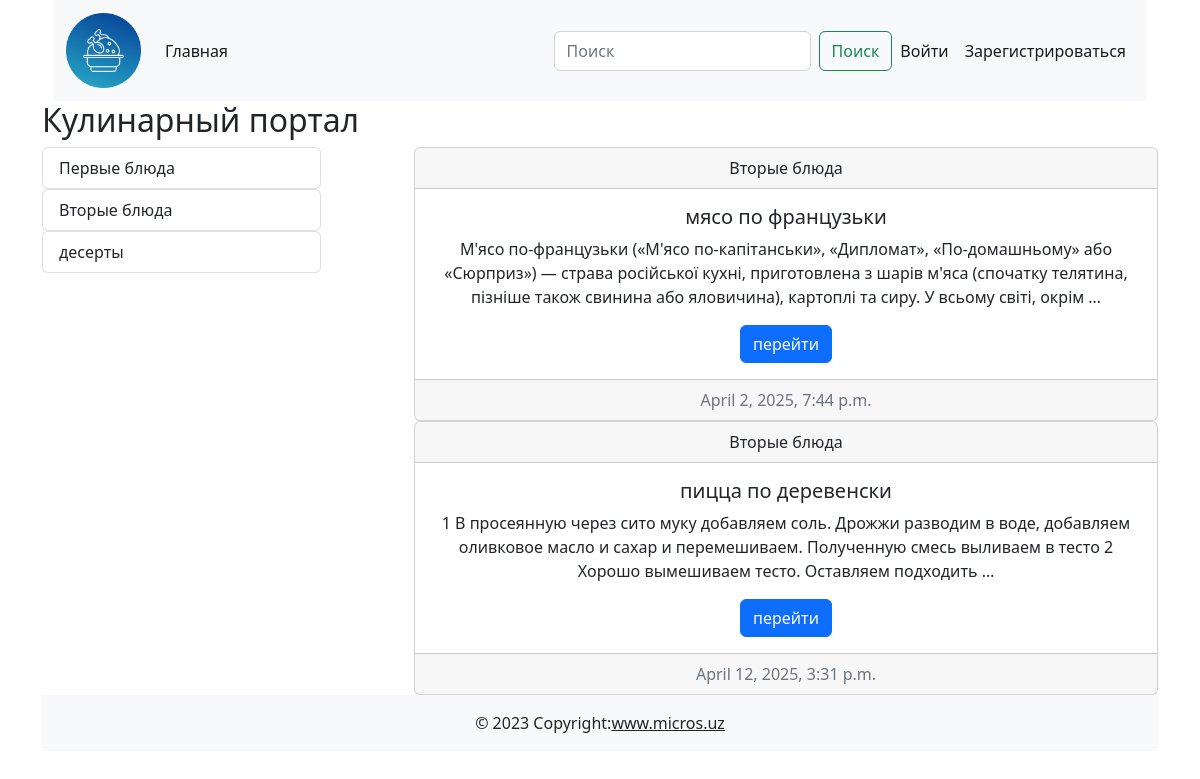
The app's page /category/2/ with its own data.
### cooking/models.py (models this page shows, shortened)
class Category(models.Model):
    title = models.CharField(max_length=255)
    def __str__(self):
        return self.title
    def get_absolute_url(self):
        return reverse('category_list', kwargs={'pk':self.pk})

class Post(models.Model):
    title = models.CharField(max_length=255)
    content = models.TextField(default='скоро тут будет статья')
    created_at = models.DateTimeField(auto_now_add=True)
    updated_at = models.DateTimeField(auto_now=True)
    photo = models.ImageField(upload_to='photos/', blank=True, null=True)
    watched = models.IntegerField(default=0)
    is_published = models.BooleanField(default=True)
    category = models.ForeignKey(Category,on_delete=models.CASCADE)
    def get_absolute_url(self):
        return reverse('post_detail', kwargs={'pk':self.pk})

### cooking/views.py (the view)
# urls.py: path('category/<int:pk>/',category_list, name='category_list'),
def category_list(request,pk):
    posts = Post.objects.filter(category_id = pk)
    context = {
        'title':posts[0].category,
        'posts':posts,
    }
    return render(request,'cooking/index.html',context)

### cooking/templatetags/blog_tags.py (called while the page is built)
@register.simple_tag()
def get_all_categories():
    return Category.objects.all()

### cooking/templates/cooking/index.html
{% extends "base.html" %}
{% load blog_tags %}
{% block main %}
<h2>Кулинарный портал</h2>
<div class="d-flex justify-content-between">
    <div class="col-3">
    {% get_all_categories as categories %}
    {% for c in categories %}
    {% include 'cooking/components/categorie_buttons.html' %}
    {% endfor %}
</div>
<div class="col-8">
{% for p in posts%}
{% include 'cooking/components/posts.html' %}
{% endfor %}
</div>
{% endblock main %}

### cooking/templates/cooking/components/categorie_buttons.html
    <div class="list-group">
        <a href="{{c.get_absolute_url}}" class="list-group-item list-group-item-action">{{c}}</a>
    </div>

### cooking/templates/cooking/components/posts.html
    <div class="card text-center"><div class="card-header">{{p.category}}</div>
        <div class="card-body"><h5 class="card-title">{{p.title}}</h5><p class="card-text">{{p.content | truncatewords:30}}</p><a href={{p.get_absolute_url}} class="btn btn-primary">перейти</a></div>
        <div class="card-footer text-muted">{{p.created_at}}</div>
    </div>

### records on screen
Category: title "Первые блюда"
Category: title "Вторые блюда"
Category: title "десерты"
Post: category "Вторые блюда", title "мясо по французьки", content "М'ясо по-французьки («М'ясо по-капітанськи», «Дипломат», «По-домашньому» або «Сюрприз») — страва російської кухні, приготовлена з шарів м'яса (спочатку телятина, пізніше також свинина або яловичина), картоплі та сиру. У всьому світі, окрім …", created_at "April 2, 2025, 7:44 p.m."
Post: category "Вторые блюда", title "пицца по деревенски", content "1 В просеянную через сито муку добавляем соль. Дрожжи разводим в воде, добавляем оливковое масло и сахар и перемешиваем. Полученную смесь выливаем в тесто 2 Хорошо вымешиваем тесто. Оставляем подходить …", created_at "April 12, 2025, 3:31 p.m."
